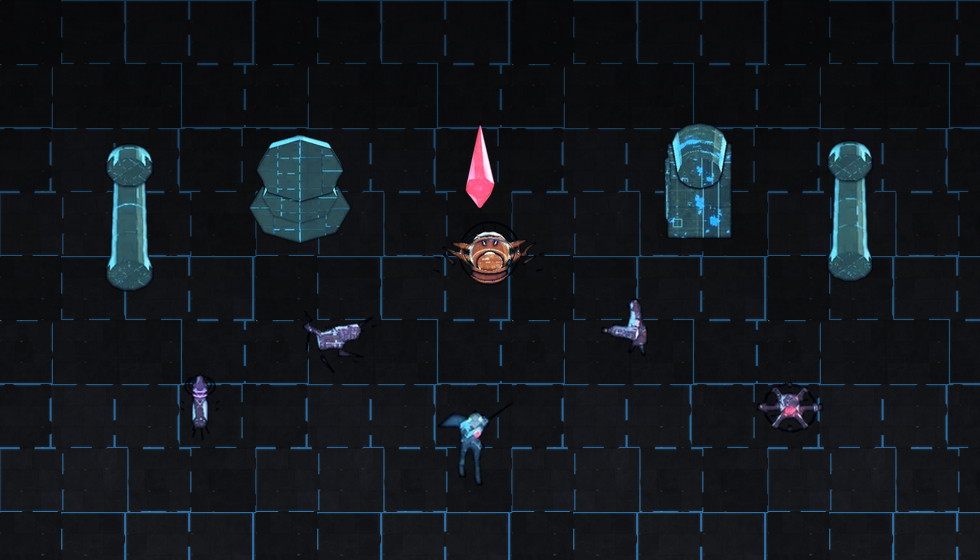

Here is the Python script that generated this plot:
# 지형 타일 + 프롭 + 캐릭터를 합쳐 실제 화면 느낌의 목업 생성
import numpy as np, json, math
from PIL import Image
S="../assets/sprites_v2"
sh=json.load(open(S+"/_sheets.json"))
def cellof(key, row, col):
    m=sh[key]; im=Image.open("%s/%s.webp"%(S,key)).convert("RGBA")
    cw,ch=m["cw"],m["ch"]
    return im.crop((col*cw, row*ch, (col+1)*cw, (row+1)*ch))

W,H=980,560
# 바닥: stone albedo + emissive 를 원근 비슷하게 타일링
alb=Image.open("../assets/textures/environments/stone_albedo.webp").convert("RGB").resize((256,256))
emi=Image.open("../assets/textures/environments/stone_emissive.webp").convert("RGB").resize((256,256))
floor=Image.new("RGB",(W,H))
for y in range(0,H,256):
    for x in range(0,W,256):
        floor.paste(alb,(x,y))
gl=Image.new("RGB",(W,H))
for y in range(0,H,256):
    for x in range(0,W,256):
        gl.paste(emi,(x,y))
f=np.asarray(floor,np.float32)/255; g=np.asarray(gl,np.float32)/255
comp=np.clip(f*0.85+g*0.9,0,1)
# 위쪽으로 갈수록 어둡게(깊이감)
grad=np.linspace(0.45,1.0,H)[:,None,None]
comp=comp*grad
scene=Image.fromarray((comp*255).astype("uint8"),"RGB").convert("RGBA")

pr=sh["props"]["propRows"]
def place(im, x, y, scale=1.0):
    w=int(im.width*scale); h=int(im.height*scale)
    scene.alpha_composite(im.resize((w,h),Image.LANCZOS),(int(x-w/2),int(y-h)))
# 프롭 배치
place(cellof("props",pr["pillar"],1), 130, 300, 1.15)
place(cellof("props",pr["pillar"],5), 850, 290, 1.1)
place(cellof("props",pr["altar"],2),  300, 250, 0.85)
place(cellof("props",pr["forge"],6),  700, 245, 0.9)
place(cellof("props",pr["crystal"],3),480, 215, 0.7)
# 적들 (이동 상태 = 상태1)
place(cellof("enemy_stalker", 1*8+2, 2), 330, 400, 1.2)
place(cellof("enemy_gunner",  1*8+6, 3), 640, 385, 1.2)
place(cellof("enemy_sentinel",0*8+0, 0), 790, 470, 1.15)
place(cellof("enemy_summoner",0*8+4, 0), 200, 460, 1.15)
# 보스
place(cellof("boss", 0*8+0, 2), 490, 330, 0.85)
# 플레이어 (공격 상태=2, 정면)
place(cellof("player_riftsword", 2*8+0, 3), 470, 505, 1.35)
scene.convert("RGB").save("_scene.png")
print("저장 _scene.png", scene.size)
